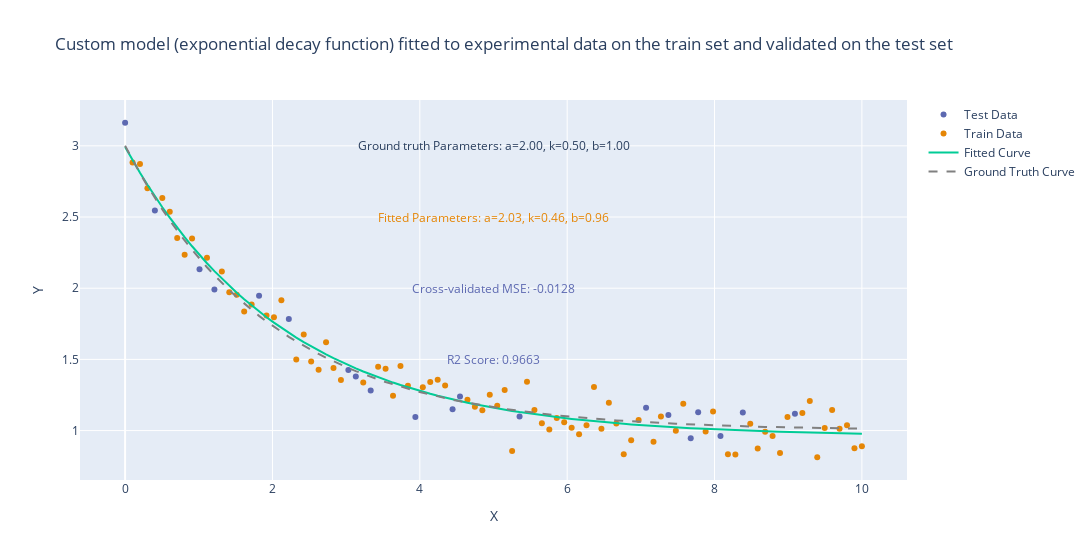

The cell this chart's notebook holds for it:
### Code cell
fig = go.Figure()

fig.add_trace(go.Scatter(x=X_test, 
                         y=Y_test, 
                         mode='markers', 
                         name='Test Data',
                         marker=dict(color='rgb(93, 105, 177)')))
                                     
fig.add_trace(go.Scatter(x=X_train, 
                         y=Y_train, 
                         mode='markers', 
                         name='Train Data', 
                         marker=dict(color='rgb(229, 134, 6)')))

fig.add_trace(go.Scatter(x=X_fit, y=Y_fit, mode='lines', name='Fitted Curve'))
fig.add_trace(go.Scatter(x=X_fit, y=Y, mode='lines', name='Ground Truth Curve', line=dict(color='gray', dash='dash')))

fig.update_layout(title='Custom model (exponential decay function) fitted to experimental data on the train set and validated on the test set',
                  xaxis_title='X',
                  yaxis_title='Y',
                  width=1100,
                  annotations=[dict(x=5, y=2, text="Cross-validated MSE: {:.4f}".format(score[0]), showarrow=False, font=dict(color='rgb(93, 105, 177)')),
                               dict(x=5, y=1.5, text="R2 Score: {:.4f}".format(score[1]), showarrow=False, font=dict(color='rgb(93, 105, 177)')),
                               dict(x=5, y=2.5, text="Fitted Parameters: a={:.2f}, k={:.2f}, b={:.2f}".format(a_fit, k_fit, b_fit), showarrow=False, font=dict(color='rgb(229, 134, 6)')),
                               dict(x=5, y=3, text="Ground truth Parameters: a={:.2f}, k={:.2f}, b={:.2f}".format(a, k, b), showarrow=False)])
fig.show()
